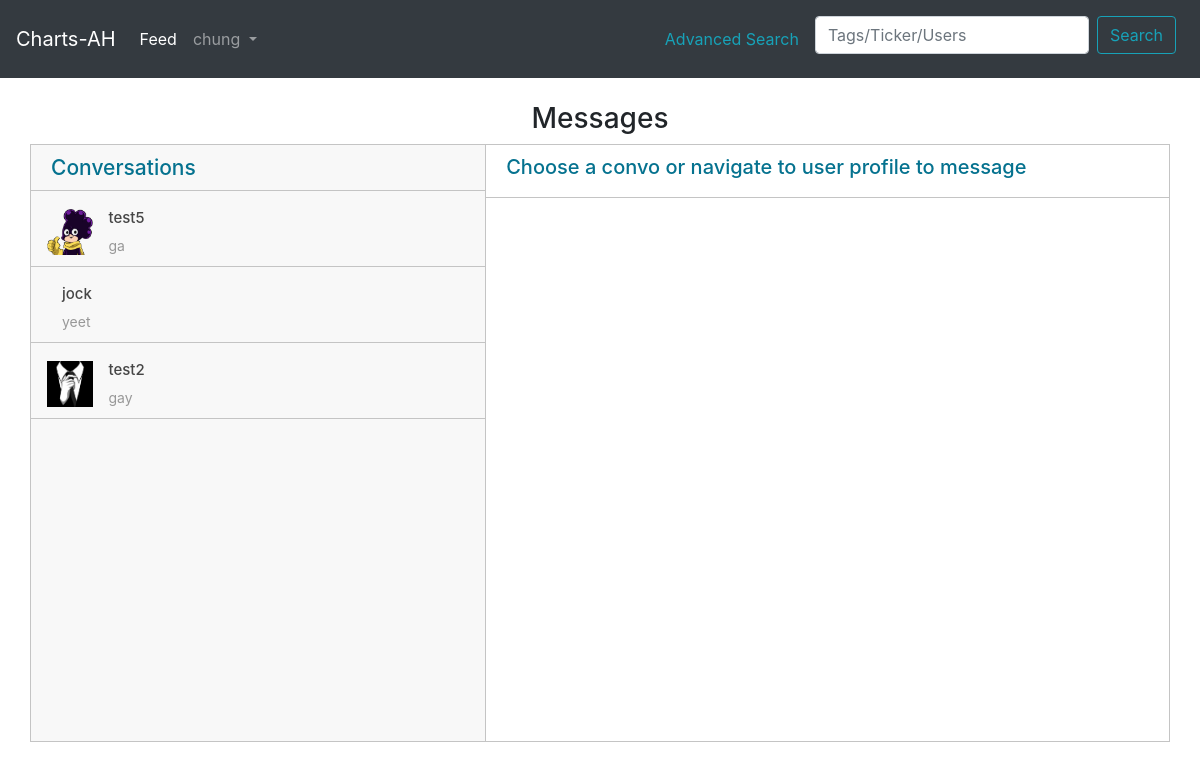
/messages/ (signed in), run on the app's committed database.
### main/models.py (models this page shows, shortened)
class Profile(models.Model):
    user = models.OneToOneField(User, on_delete=models.CASCADE)
    image = models.ImageField(default='default.jpg', upload_to='profile_pics')
    bio = models.TextField(max_length=1000, blank=True)

class Conversation(models.Model):
    participants = models.ManyToManyField(User, related_name='participants')
    last_message = models.TextField(null=True)

### main/views.py (the view)
# urls.py: path("messages/", conversation_view.as_view(), name="conversation"),
class conversation_view(ListView):
     model = Message
     template_name = 'main/conversations_list.html'
     context_object_name = 'conversations'
     def get_context_data(self, *args, **kwargs):
          current_user = self.request.user
          context = super().get_context_data(*args, **kwargs)
          conversations = Conversation.objects.filter(participants=current_user)
          context['conversations'] = conversations
          return context

### main/templates/main/conversations_list.html (shortened to what this page needs)
<link rel="stylesheet" href="https://stackpath.bootstrapcdn.com/bootstrap/4.5.2/css/bootstrap.min.css">
<link href="https://cdnjs.cloudflare.com/ajax/libs/font-awesome/4.7.0/css/font-awesome.css" type="text/css" rel="stylesheet">
{% include "main/includes/navbar.html" %}
<html>
<head>
</head>
<body>
  {% load humanize %}
<br>
<div class="container">
<h3 class=" text-center">Messages</h3>
<div class="messaging">
      <div class="inbox_msg">
        <div class="inbox_people">
          <div class="headind_srch">
            <div class="recent_heading">
              <h4>Conversations</h4>
            </div>
          </div>
          <div class="inbox_chat">
            {% for convo in conversations %}
            {% for user in convo.participants.all %}
            {% if user != request.user %}
            <a href="{% url 'main:message' user %}#last" style="color:inherit; text-decoration: none;">
            <div class="chat_list">
              <div class="chat_people">
                <div class="chat_img"> <img src="{{ user.profile.image.url }}" alt=""> </div>
                <div class="chat_ib">
                  <h5>{{ user.username }}</h5>
                  <p>{{ convo.last_message }}</p>
                </div>
              </div>
            </div>
            </a>
            {%  endif %}
            {%  endfor %}
            {%  endfor %}
          </div>
        </div>
        <div class="headind_srch">
            <h5 style="color:#05728f ">Choose a convo or navigate to user profile to message</h5>
          </div>
        </div>
      </div>
    </body>
    </html>

### main/templates/main/includes/navbar.html (shortened to what this page needs)
<nav class="navbar navbar-expand-lg navbar-dark bg-dark">
  <a class="navbar-brand" name="top" href="/home">Charts-AH</a>
  <div class="collapse navbar-collapse" id="navbarNavAltMarkup">
    <div class="navbar-nav">
      <a class="nav-link active" href="/feed">Feed</a>
      {% if user.is_authenticated %}
      <li class="nav-item dropdown">
        <a class="nav-link dropdown-toggle" href="#" id="navbarDropdownMenuLink" data-toggle="dropdown" aria-haspopup="true" aria-expanded="false">
         {{ user.username }}
        </a>
      </li>
      {% else %}
      <a class="nav-link" href="/login">Login</a>
      <a class="nav-link" href="/register">Register</a>
      {% endif %}
    </div>
  </div>
  <span class="nav-item dropdown">
    <a class="nav-link" href="/search/filter/"  aria-haspopup="true" aria-expanded="false" style="color:rgb(23,162,184)">
      Advanced Search
    </a>
  </span>
  <form class="form-inline" method="GET" action="{% url 'main:search' %}">
    <input class="form-control mt-2 mr-sm-2" type="search" placeholder="Tags/Ticker/Users" aria-label="Search" name="q" required>
    <button class="btn btn-outline-info mt-2 mr-sm-2" type="submit" value="Search">Search</button>
  </form>
</nav>

### main/templates/main/conversations_list.html (style rules this page uses)
.container { max-width:1170px; margin:auto; }
img { max-width:100%; }
.inbox_people { background: #f8f8f8 none repeat scroll 0 0; float: left; overflow: hidden; width: 40%; border-right:1px solid #c4c4c4; }
.inbox_msg { border: 1px solid #c4c4c4; clear: both; overflow: hidden; }
.recent_heading { float: left; width:40%; }
.headind_srch { padding:10px 29px 10px 20px; overflow:hidden; border-bottom:1px solid #c4c4c4; }
.recent_heading h4 { color: #05728f; font-size: 21px; margin: auto; }
.chat_ib h5 { font-size:15px; color:#464646; margin:0 0 8px 0; }
.chat_ib p { font-size:14px; color:#989898; margin:auto }
.chat_img { float: left; width: 11%; }
.chat_ib { float: left; padding: 0 0 0 15px; width: 88%; }
.chat_people { overflow:hidden; clear:both; }
.chat_list { border-bottom: 1px solid #c4c4c4; margin: 0; padding: 18px 16px 10px; }
.inbox_chat { height: 550px; overflow-y: scroll; }
.messaging { padding: 0 0 50px 0; }

### data on the page
Conversation: last_message "ga"
Conversation: last_message "yeet"
Conversation: last_message "gay"

### other printed values
{{ user.username }} "chung"
{{ user.username }} "test5"
{{ user.username }} "jock"
{{ user.username }} "test2"
